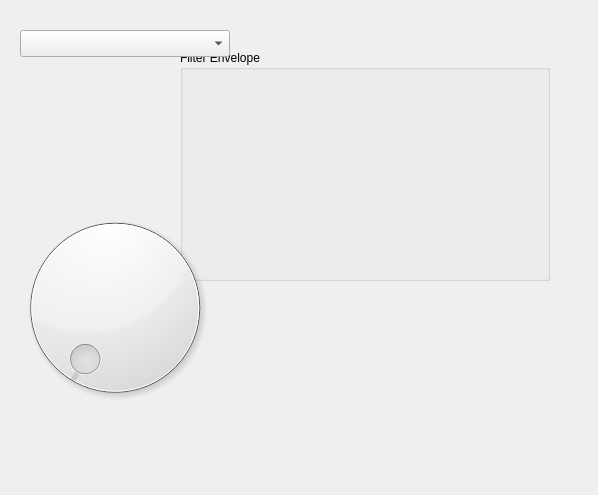
<?xml version="1.0" encoding="UTF-8"?>
<ui version="4.0">
 <class>VoiceParameters</class>
 <widget class="QDialog" name="VoiceParameters">
  <property name="geometry">
   <rect>
    <x>0</x>
    <y>0</y>
    <width>598</width>
    <height>495</height>
   </rect>
  </property>
  <property name="windowTitle">
   <string>Dialog</string>
  </property>
  <widget class="EnvelopeBox" name="filterEnvelope">
   <property name="geometry">
    <rect>
     <x>180</x>
     <y>50</y>
     <width>370</width>
     <height>231</height>
    </rect>
   </property>
   <property name="title">
    <string>Filter Envelope</string>
   </property>
  </widget>
  <widget class="ComboBox" name="comboBox_2">
   <property name="geometry">
    <rect>
     <x>20</x>
     <y>30</y>
     <width>210</width>
     <height>27</height>
    </rect>
   </property>
   <property name="controlId" stdset="0">
    <string>OscilSmp.BaseFunc</string>
   </property>
  </widget>
  <widget class="Dial" name="dial">
   <property name="geometry">
    <rect>
     <x>10</x>
     <y>150</y>
     <width>210</width>
     <height>315</height>
    </rect>
   </property>
   <property name="sizePolicy">
    <sizepolicy hsizetype="Preferred" vsizetype="Preferred">
     <horstretch>0</horstretch>
     <verstretch>0</verstretch>
    </sizepolicy>
   </property>
   <property name="controlId" stdset="0">
    <string>Volume</string>
   </property>
  </widget>
 </widget>
 <customwidgets>
  <customwidget>
   <class>Dial</class>
   <extends>QDial</extends>
   <header>Dial.h</header>
  </customwidget>
  <customwidget>
   <class>ComboBox</class>
   <extends>QComboBox</extends>
   <header>ComboBox.h</header>
  </customwidget>
  <customwidget>
   <class>EnvelopeBox</class>
   <extends>QGroupBox</extends>
   <header>EnvelopeBox.h</header>
   <container>1</container>
  </customwidget>
 </customwidgets>
 <resources/>
 <connections/>
</ui>
